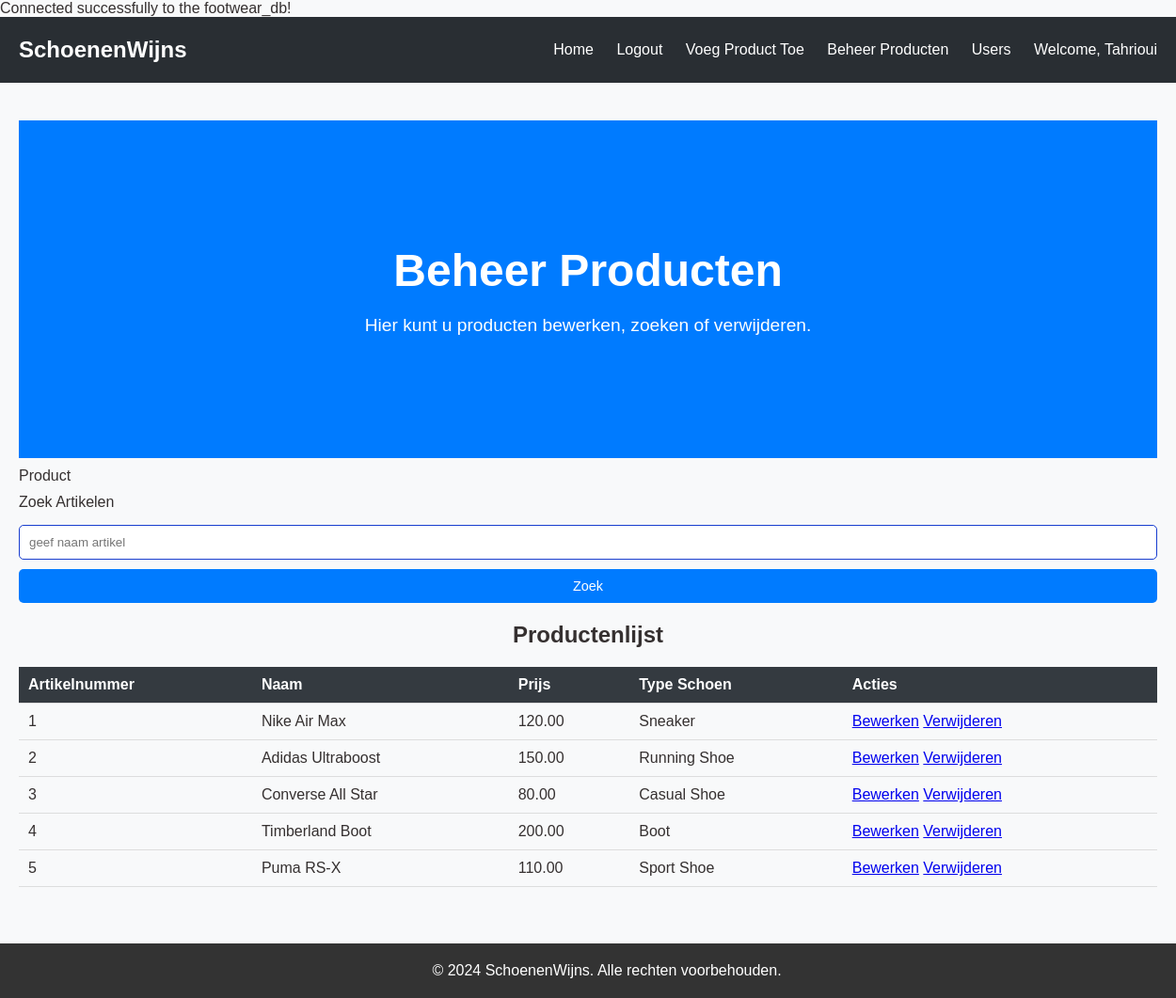
The page /footwear/manage_products.php (signed in) on the database its author committed.
### tables this page shows
CREATE TABLE `products` (
  `artikelnr` int(11) NOT NULL,
  `naam` varchar(100) DEFAULT NULL,
  `prijs` decimal(10,2) DEFAULT NULL,
  `type_of_shoe` varchar(50) DEFAULT NULL,
  `directory` varchar(255) DEFAULT NULL,
  `product_information` text DEFAULT NULL
);

### footwear/manage_products.php (the view, shortened to what this page needs)
<?php
include 'connect.php';
$sql_products = "SELECT * FROM Products";
$stmt_products = $conn->prepare($sql_products);
$stmt_products->execute();
$result_products = $stmt_products->get_result();
?>
<!DOCTYPE html>
<html lang="en">
<head>
    <link rel="stylesheet" href="css/style.css">
</head>
<body>
<header>
    <div class="logo">SchoenenWijns</div>
    <nav>
        <ul>
            <li><a href="index.php">Home</a></li>
            <?php if (isset($_SESSION['user_id'])): ?>
                <li><a href="logout.php">Logout</a></li>
                <?php if ($_SESSION['user_type'] == 'admin'): ?>
                    <li><a href="add_product.php">Voeg Product Toe</a></li>
                    <li><a href="manage_products.php">Beheer Producten</a></li>
                    <li><a href="active_deactivate_show_users.php">Users</a></li>
                <?php endif; ?>
                <li><a href="#">Welcome, <?php echo $_SESSION['voornaam']; ?></a></li>
            <?php else: ?>
                <li><a href="login_register.php">Login/Register</a></li>
            <?php endif; ?>
        </ul>
    </nav>
</header>
<main>
    <div class="hero">
        <h1>Beheer Producten</h1>
        <p>Hier kunt u producten bewerken, zoeken of verwijderen.</p>
    </div>
    <div class="search-form">
        <label>Product</label>
        <form action="manage_products.php" method="post">
            <label>Zoek Artikelen</label>
            <input type="text" name="zoekopdracht" placeholder="geef naam artikel"required>
            <input type="submit" name="indienen" value="Zoek">
        </form>
    </div>
    <div class="products">
        <h2>Productenlijst</h2>
        <table>
            <tr>
                <th>Artikelnummer</th>
                <th>Naam</th>
                <th>Prijs</th>
                <th>Type Schoen</th>
                <th>Acties</th>
            </tr>
            <?php while ($product = $result_products->fetch_assoc()): ?>
                <tr>
                    <td><?php echo htmlspecialchars($product['artikelnr']); ?></td>
                    <td><?php echo htmlspecialchars($product['naam']); ?></td>
                    <td><?php echo htmlspecialchars($product['prijs']); ?></td>
                    <td><?php echo htmlspecialchars($product['type_of_shoe']); ?></td>
                    <td>
                        <a href="edit_product.php?artikelnr=<?php echo $product['artikelnr']; ?>">Bewerken</a>
                        <a href="manage_products.php?delete=<?php echo $product['artikelnr']; ?>" onclick="return confirm('Weet je zeker dat je dit product wilt verwijderen?');">Verwijderen</a>
                    </td>
                </tr>
            <?php endwhile; ?>
        </table>
    </div>
</main>
<footer>
    <p>&copy; 2024 SchoenenWijns. Alle rechten voorbehouden.</p>
</footer>
</body>
</html>

### footwear/css/style.css (style rules this page uses)
body { font-family: Arial, sans-serif; background-color: #f8f9fa; color: #353030; margin: 0; padding: 0; }
header { background-color: #292e33; color: white; padding: 10px 20px; display: flex; justify-content: space-between; align-items: center; }
.logo { font-size: 24px; font-weight: bold; }
nav ul { list-style: none; padding: 0; }
nav ul li { display: inline; margin-left: 20px; }
nav ul li a { color: white; text-decoration: none; }
main { padding: 40px 20px; }
.hero { background-color: #007bff; color: white; text-align: center; padding: 100px 20px; }
.hero h1 { font-size: 3em; margin-bottom: 20px; }
.hero p { font-size: 1.2em; margin-bottom: 30px; }
h2, h3 { text-align: center; margin-bottom: 20px; }
input[type="text"], input[type="email"], input[type="password"], input[type="number"] { width: 100%; padding: 10px; margin: 10px 0; border: 1px solid #193ecf; border-radius: 5px; transition: border-color 0.3s; }
input[type="submit"] { background-color: #007bff; color: white; border: none; padding: 10px; border-radius: 5px; cursor: pointer; transition: background 0.3s; width: 100%; font-size: 0.9em; }
footer { background-color: #333; color: white; text-align: center; padding: 20px; position: relative; bottom: 0; width: 100%; }
footer p { margin: 0; }
h2 { text-align: center; margin-top: 20px; }
table { width: 100%; border-collapse: collapse; margin-bottom: 20px; }
th, td { padding: 10px; text-align: left; border-bottom: 1px solid #ddd; }
th { background-color: #343a40; color: white; }
label { display: block; margin: 10px 0 5px; }

### rows shown on the page
products: artikelnr "1", naam "Nike Air Max", prijs "120.00", type_of_shoe "Sneaker"
products: artikelnr "2", naam "Adidas Ultraboost", prijs "150.00", type_of_shoe "Running Shoe"
products: artikelnr "3", naam "Converse All Star", prijs "80.00", type_of_shoe "Casual Shoe"
products: artikelnr "4", naam "Timberland Boot", prijs "200.00", type_of_shoe "Boot"
products: artikelnr "5", naam "Puma RS-X", prijs "110.00", type_of_shoe "Sport Shoe"

### other values the page prints
$_SESSION['voornaam'] "Tahrioui"
